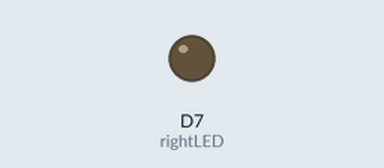
The program below on a simulated CircuitPython board. Parts: output pins drawn as LEDs (lit = HIGH). Random numbers come from a fixed seed; what the program prints to the serial console is not drawn.

Above: at 0.4 s.
Timing chart, 0 to 1.9 s (numbered marks = the images above):
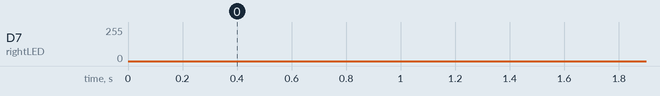

The program:

Example_03_PWM.py
```python
import board
import digitalio
import pwmio

print('Running "%s"' % __file__)

# define pins used
rightLEDPin = board.D7

# set the pin as a PWM output
rightLED = pwmio.PWMOut(rightLEDPin, frequency=5000, duty_cycle=0)


while True:
    for i in range(0, 65535, 10):
        rightLED.duty_cycle = i
    for i in range(65535, 0, -10):
        rightLED.duty_cycle = i

'''
* Explore:
    * We’ve started using a new python command called range,
      which generates a set of values for us one at a time.
      In the REPL console, try the following commands:
        for i in range(10): print(i)
        for i in range(5:10): print(i)
        for i in range(0, 10, 2): print(i)\
    * Can you make the LED fade quicker or slower?
    * Import the random module and use the random.randint()
      function to create a random flicker?
'''
```
